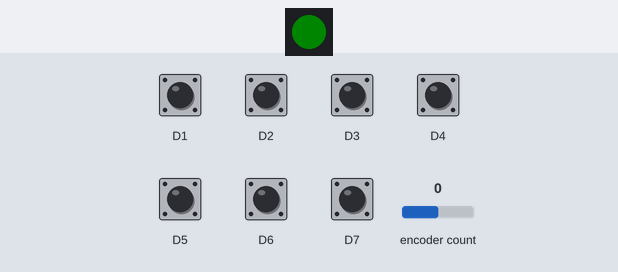
Bench run of a program on a simulated CircuitPython board. On the bench: 1 RGB LEDs in strip order, left to right. The inputs (shaded band) are chosen by the test bench; at power-on: D1–7 HIGH, encoder count 0. Dim RGB values are drawn brighter than linear; USB keyboard and mouse output is not drawn.

Above: at 1.2 s.
1.3 s: D1 pulled LOW for 0.15 s
At 1.39 s:
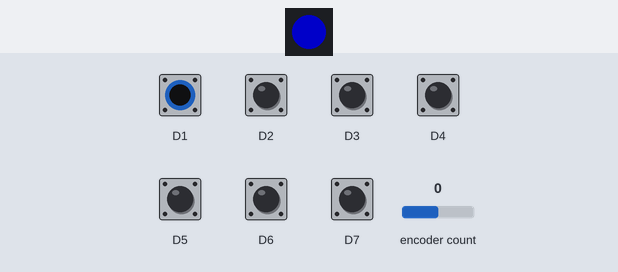
Timing chart, 0 to 4.3 s (numbered marks = the images above; inputs shaded):
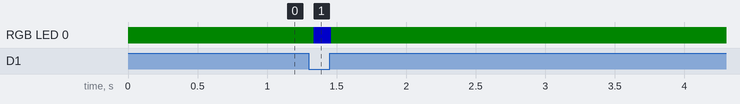

The program:

code.py
```python
import rotaryio
import board
import keypad
import neopixel
import usb_hid
from adafruit_hid.keyboard import Keyboard
from adafruit_hid.keycode import Keycode
from adafruit_hid.consumer_control import ConsumerControl
from adafruit_hid.consumer_control_code import ConsumerControlCode

encoder = rotaryio.IncrementalEncoder(board.D9, board.D10)

cc = ConsumerControl(usb_hid.devices)

button_state = None
last_position = encoder.position

KEY_PINS = (
    board.D1,
    board.D2,
    board.D3,
    board.D4,
    board.D5,
    board.D6,
    board.D7,  # Rotary encoder click
)

KEYCODES = (
    [Keycode.WINDOWS, Keycode.E], # Open explorer
    [Keycode.WINDOWS, Keycode.M], # Minimize all windows
    [Keycode.WINDOWS, Keycode.L], # Lock your PC
    [Keycode.F13], # Assignable in AutoHotKey
    [Keycode.F14], # Assignable in AutoHotKey
    [Keycode.F15], # Assignable in AutoHotKey
    [Keycode.WINDOWS, Keycode.SHIFT, Keycode.A],  # PowerToys mute/unmute
)

ON_COLOR = (0, 0, 255)
OFF_COLOR = (0, 20, 0)

keys = keypad.Keys(KEY_PINS, value_when_pressed=False, pull=True)
neopixel = neopixel.NeoPixel(board.NEOPIXEL, 1, brightness=0.4)
neopixel.fill(OFF_COLOR)
kbd = Keyboard(usb_hid.devices)

while True:
    event = keys.events.get()
    if event:
        key_number = event.key_number
        # A key transition occurred.
        if event.pressed:
            kbd.send(*KEYCODES[key_number])
            neopixel.fill(ON_COLOR)

        if event.released:
            neopixel.fill(OFF_COLOR)

    current_position = encoder.position
    position_change = current_position - last_position
    if position_change > 0:
        for _ in range(position_change):
            cc.send(ConsumerControlCode.VOLUME_INCREMENT)
    elif position_change < 0:
        for _ in range(-position_change):
            cc.send(ConsumerControlCode.VOLUME_DECREMENT)
    last_position = current_position
```

Measured:
- after the input at 1.3 s, RGB LED 0: RGB(0, 8, 0) → RGB(0, 0, 102) at once, → RGB(0, 8, 0) 0.12 s later
